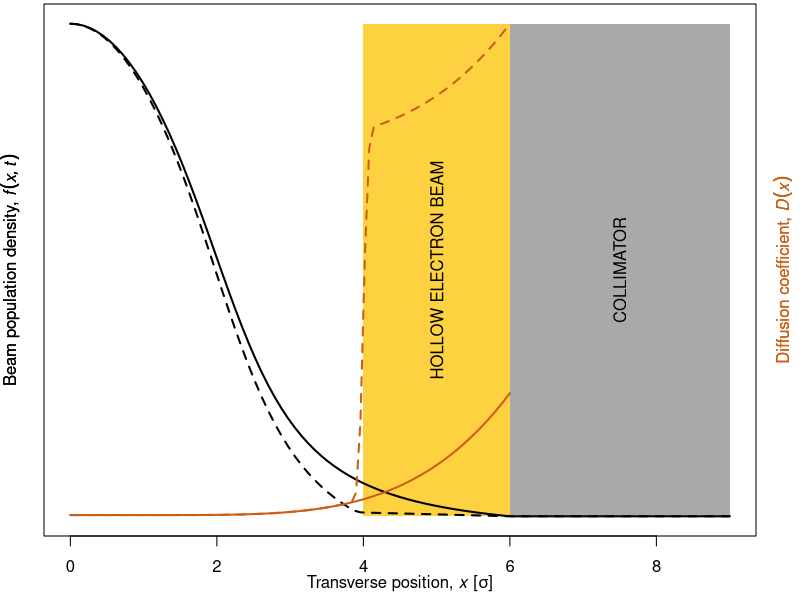

Write R code to recreate this figure.
# Cartoon of steady-state beam density given the diffusion coefficient
# illustrating the effect of the hollow electron beam collimator

# amplitudes of various elements
# aperture [beam sigmas]
Jm = 0; JM = 9
# collimator
Jc = 6; Jc2 = JM
# hollow electron beam
Jh = 4; Jh2 = 7

# smooth "hat" function, 0-1-0
hat = function(x
               , x1=0 # starting point
               , x2=1 # end point
               , s=0.05 # width of transition
               ) {
  return(pnorm(x, mean=x1, sd=s) - pnorm(x, mean=x2, sd=s)) }

# shapes of diffusion coefficient vs. amplitude
# power law
D.pow = function(J # amplitude
                 , D0=1e-2 # diffusion coeff. at zero amplitude
                 , Dc=1 # diffusion coeff. at collimator
                 , P=4 # power
                 , Jlim=1 # amplitude at which diffusion coeff. starts to grow
                 , HEBC=FALSE # hollow electron beam on?
                 , hbs=3 # diffusion amplification due to hollow beam
                 ) {
  D = D0+0*J
  sub = Jlim < J & J <= Jc
  D[sub] = D0 + (Dc-D0)*((J[sub]-Jlim)/(Jc-Jlim))^P
  if(HEBC) D = D + Dc*hat(J, Jh, Jh2)*hbs
  sub = Jc < J
  D[sub] = NA
  return(D)
}
# empirical form, Gaussian + power tail beam distribution
D.test = function(J # amplitude
                  , Nc=1 # relative core population
                  , Nh=1/3 # relative halo population
                  , P=2 # power
                  , HEBC=FALSE # hollow electron beam on?
                  , hbs=2 # diffusion amplification due to hollow beam
                  ) {
  D = J / (Nc*J*exp(-0.5*J^2)/sqrt(2*pi) + P*(P+1)*Nh*(2*Jc-J)^(P-1)/Jc^(P+1))
  if(HEBC) D = D*(1 + hbs*hat(J, Jh, Jh2))
  sub = Jc < J
  D[sub] = NA
  return(D)
}
# choose which form to use
D = D.pow

# calculation of gradient and distribution from diffusion coefficient
df = function(J, k=1, HEBC=FALSE){ k*J/D(J, HEBC=HEBC) }

f = f.calc = function(J, HEBC=FALSE){
  I = 0*J
  for(i in 1:length(J)){
    if(J[i]<Jc) I[i] = integrate(df, J[i], Jc, HEBC=HEBC)$value }
  return(I)}

# plot setup
wi = 3.25; he = 3.25; pt = 10; fo = 'Times'
pdf(file='tmp-diffusion.pdf', width=wi, height=he, pointsize=pt, family=fo)
par(oma=rep(0,4), mar=c(3.2,2.2,0.2,2.2))

plot(c(Jm, JM), c(0,1), type='n', axes=FALSE, xlab='', ylab='')

# hollow electron beam
colH = rgb(254, 209, 65, names='prairiegold', maxColorValue=255)
# colH = 'lightgray'
rect(Jh, 0, Jh2, 1, col=colH, border=NA)

# collimator
colC = 'darkgray'
rect(Jc, 0, Jc2, 1, col=colC, border=NA)

# plot curves with hollow beam off and on
for(hb in c(FALSE, TRUE)) {

# particle density
#colF = rgb(0, 76, 151, names='nalblue', maxColorValue=255)
#colF = rgb(0, 40, 85, names='nalbluedark', maxColorValue=255)
#colF = 'darkblue'
colF = 'black'
if(hb) ltyF = 'dashed' else ltyF = 'solid'
plot.window(c(Jm, JM), c(0, f(Jm, HEBC=hb)))
curve( f(x, HEBC=hb), Jm, JM, lwd=2, col=colF, lty=ltyF, add=TRUE)
mtext(expression(paste('Beam population density, ', italic(f(x, t)))), side=2,
      line=1, col=colF)

# diffusion coefficient
colD = rgb(203, 96, 21, names='orange', maxColorValue=255)
#colD = rgb(175, 39, 47, names='masseyfergusonredlight', maxColorValue=255)
#colD = rgb(120, 190, 32, names='nalgreenlight', maxColorValue=255)
#colD = rgb(76, 140, 43, names='nalgreen', maxColorValue=255)
#colD = 'magenta'
if(hb) ltyD = 'dashed' else ltyD = 'solid'
plot.window(c(Jm, JM), c(0, D(Jc, HEBC=TRUE)))
curve( D(x, HEBC=hb), Jm, Jc, lwd=2, col=colD, lty=ltyD, add=TRUE)
mtext(expression(paste('Diffusion coefficient, ', italic(D(x)))), side=4,
      line=1, col=colD)

}

# legends
plot.window(c(Jm, JM), c(0,1))
text(0.5*(Jc+Jc2), 0.5, 'COLLIMATOR', srt=90, font=1)
text(0.5*(Jh+Jc), 0.5, 'HOLLOW ELECTRON BEAM', srt=90, font=1)

# horizontal axis
mtext(expression(paste('Transverse position, ', italic(x), ' [', italic(sigma), ']',
    sep='')), side=1, line=2)
box(); axis(1)

dev.off()
